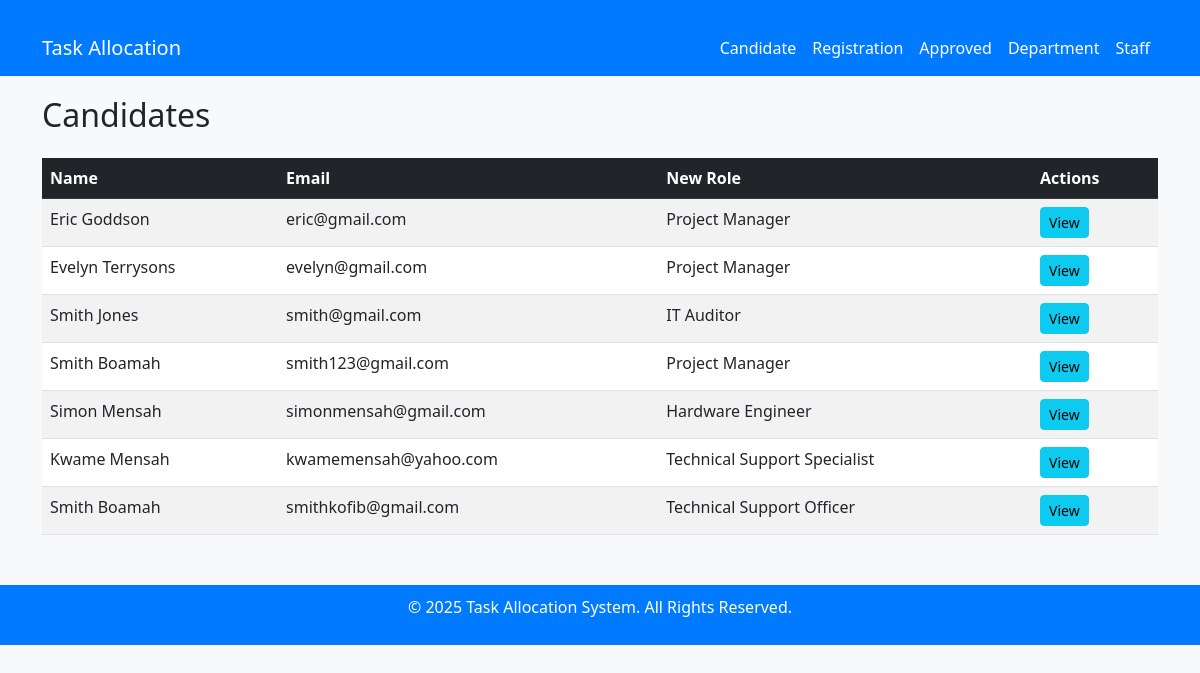
The page /candidates/approved_list/ on the database as committed earlier.
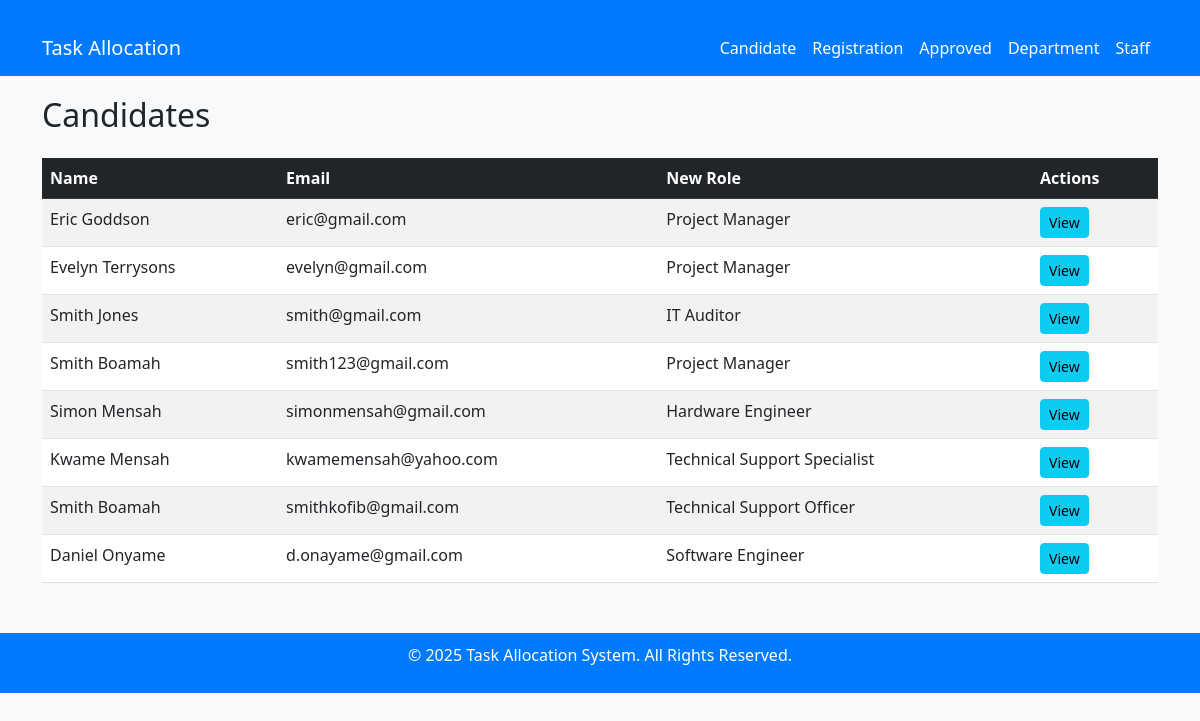
The same page on the database as committed later.
### mainApp/models.py (models this page shows)
class Candidate(models.Model):
    first_name = models.CharField(max_length=100)
    last_name = models.CharField(max_length=100)
    email = models.EmailField(unique=True)
    phone = models.CharField(max_length=20, blank=True, null=True)
    resume = models.FileField(upload_to="resumes/", blank=True, null=True)
    certificate = models.FileField(upload_to="certificates/", blank=True, null=True)
    GENDER_LIST = [
        ("Male" ,"Male"),
        ("Female" , "Female"),
    ]
    gender = models.CharField(max_length=50, choices=GENDER_LIST, default="Male")
    approval = models.CharField(max_length=20, default='not_approved')
    role = models.CharField(max_length=50, default='no_role')
    date_applied = models.DateTimeField(auto_now_add=True)
    def __str__(self):
        return f"{self.first_name} {self.last_name}"

### mainApp/views.py (the view)
# urls.py: path('candidates/approved_list/', views.approved_candidate_list, name='approved_candidate_list'),
def approved_candidate_list(request):
    approved_candidates = Candidate.objects.filter(approval="approved")
    print("approved_candidatess >>>  ", approved_candidates)
    return render(request=request, template_name="task_allocation/candidates/candidate_approved_list.html", context={"approved_candidates" : approved_candidates})

### templates/task_allocation/candidates/candidate_approved_list.html (shortened to what this page needs)
{% extends '../base.html' %} {% block title %}Approved Candidates{% endblock %}
{% block content %}
<div class="d-flex justify-content-between align-items-center">
  <h2>Candidates</h2>
</div>
<table class="table table-striped mt-3">
  <thead class="table-dark">
    <tr>
      <th>Name</th>
      <th>Email</th>
      <th>New Role</th>
      <th>Actions</th>
    </tr>
  </thead>
  <tbody>
    {% for approved_candidate in approved_candidates %}
    <tr>
      <td>
        {{ approved_candidate.first_name }} {{ approved_candidate.last_name }}
      </td>
      <td>{{ approved_candidate.email }}</td>
      <td>{{ approved_candidate.role }}</td>
      <td>
        <button
          type="button"
          class="btn btn-info btn-sm"
          data-bs-toggle="modal"
          data-bs-target="#exampleModal"
          onclick="showApprovedCandidateDetails({{ approved_candidate.id }})"
        >
          View
        </button>
      </td>
    </tr>
    {% empty %}
    <tr>
      <td colspan="3" class="text-center">No candidates found.</td>
    </tr>
    {% endfor %}
  </tbody>
</table>
{% endblock %}

Rows that differ between the two databases and show on the page:
added Candidate: first_name "Daniel", last_name "Onyame", email "d.onayame@gmail.com", role "Software Engineer"
